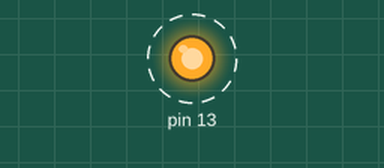
Bench run of a sketch on a simulated Arduino Uno, built with avr-gcc and run on an emulated ATmega328P. On the bench: output pins drawn as LEDs (lit = HIGH). Dashed ring = blinking.

Above: at 0.1 s.
Timing chart, 0 to 3.0 s (numbered marks = the images above):
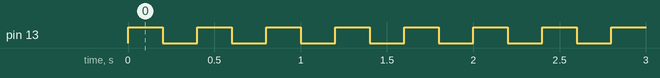

Measured:
- by itself, pin 13: alternates HIGH for 0.20 s and LOW for 0.20 s

The sketch:

blink_200.ino
```cpp
void setup() { pinMode(13, OUTPUT); }
void loop() { digitalWrite(13, HIGH); delay(200); digitalWrite(13, LOW); delay(200); }
```
